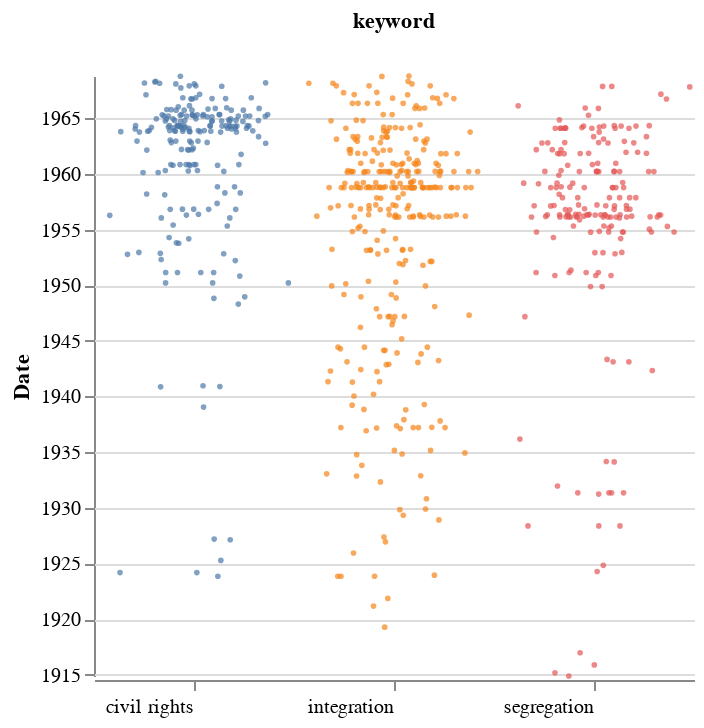

Notebook cell for this chart:
### Markdown cell above
## Jitter Plot: Keywords and Context
[See Altair documentation](https://altair-viz.github.io/gallery/stripplot.html)

### Code cell
alt.Chart(df, width=100).mark_circle(size=8).encode( #create the chart
    y=alt.Y('date:T', title="Date"), # sets x axis to 'date' column, expressed with year and month
    x=alt.X(
        'jitter:Q',
        title=None,
        axis=alt.Axis(values=[0], ticks=True, grid=False, labels=False),
        scale=alt.Scale(),
        ), #for y axis
    color=alt.Color('keyword:N', legend=None),
    column=alt.Column(
        'keyword:N',
        header=alt.Header(
            titleOrient='top',
            labelOrient='bottom',
            labelAlign='right',
            labelPadding=3,
        )
    ),
    tooltip = [alt.Tooltip('date:T', title="Issue date"), # add a tooltip to show
            alt.Tooltip('keyword'),
            alt.Tooltip('context', title="Context")
    ]
).transform_calculate(
    jitter='sqrt(-2*log(random()))*cos(2*PI*random())'
).configure_facet(spacing=0).configure_view(stroke=None)

#chart1

#chart1.save('table-bubble-wordcount-volume.html')

### Figure 1 — Vega-Lite specification as saved in the notebook (floating-point values rounded to 4 significant figures; data arrays with more than 128 entries replaced by an {"elided": "..."} marker saying what was removed)
{"config": {"view": {"continuousWidth": 400, "continuousHeight": 300, "stroke": null}, "facet": {"spacing": 0}}, "data": {"name": "data-0e16885d982734f51a9dc21db5d52515"}, "mark": {"type": "circle", "size": 8}, "encoding": {"color": {"type": "nominal", "field": "keyword", "legend": null}, "column": {"type": "nominal", "field": "keyword", "header": {"labelAlign": "right", "labelOrient": "bottom", "labelPadding": 3, "titleOrient": "top"}}, "tooltip": [{"type": "temporal", "field": "date", "title": "Issue date"}, {"type": "nominal", "field": "keyword"}, {"type": "nominal", "field": "context", "title": "Context"}], "x": {"type": "quantitative", "axis": {"grid": false, "labels": false, "ticks": true, "values": [0]}, "field": "jitter", "scale": {}, "title": null}, "y": {"type": "temporal", "field": "date", "title": "Date"}}, "transform": [{"calculate": "sqrt(-2*log(random()))*cos(2*PI*random())", "as": "jitter"}], "width": 100, "$schema": "https://vega.github.io/schema/vega-lite/v4.8.1.json", "datasets": {"data-0e16885d982734f51a9dc21db5d52515": {"elided": "697 records"}}}
